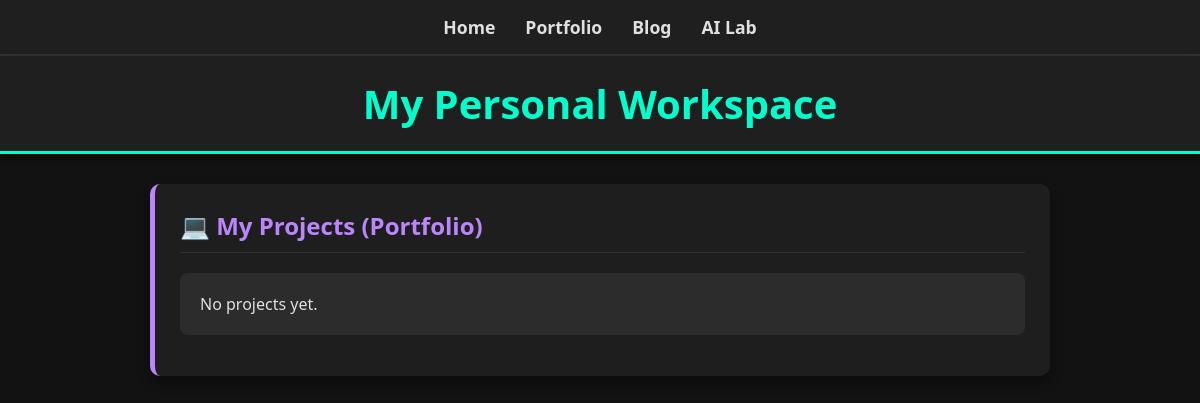
/portfolio/, run on an earlier commit of the app's database.
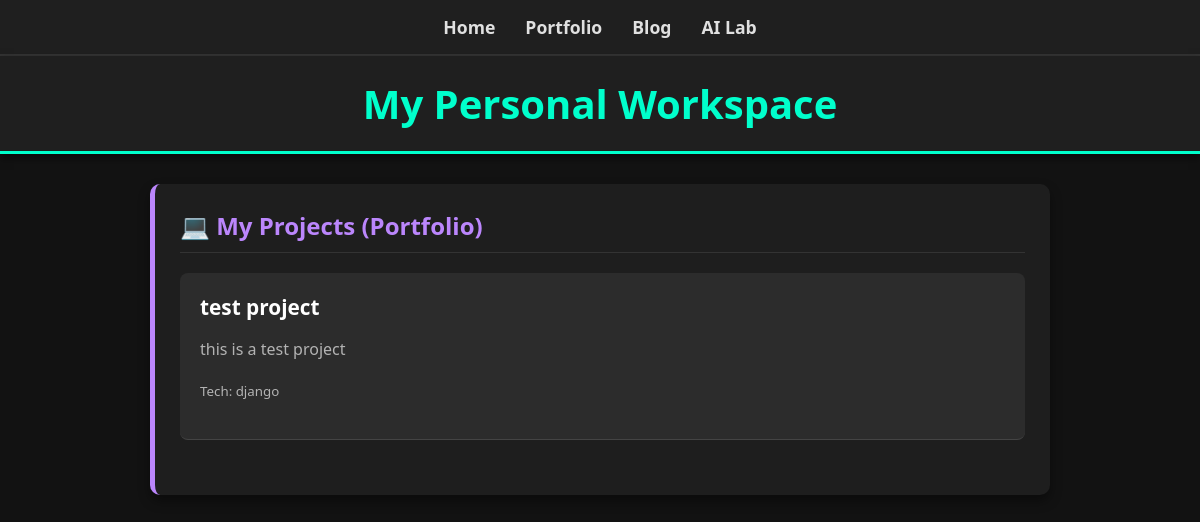
And on a later commit of the database.
### portfolio/models.py (models this page shows, shortened)
class Project(models.Model):
    title = models.CharField(max_length=200)
    description = models.TextField()
    technology = models.CharField(max_length=100)
    link = models.URLField(blank=True)
    image = models.ImageField(upload_to='portfolio_images/', blank=True, null=True)

### portfolio/views.py (the view)
# urls.py: path('portfolio/', portfolio_views.portfolio_page, name='portfolio'),
def portfolio_page(request):
    projects = Project.objects.all()
    context = {'projects':projects}
    return render(request, 'portfolio.html', context)

### templates/portfolio.html (shortened to what this page needs)
{% extends 'base.html' %}
{% block content %}
<div class="container">
    <div class="section-card">
        <h2>💻 My Projects (Portfolio)</h2>
        <ul>
            {% for project in projects %}
                <li style="margin-bottom: 30px; border-bottom: 1px solid #444; padding-bottom: 15px;">
                    <strong><a href="{% url 'project_detail' project.id %}" style="color: white; text-decoration: none;">{{ project.title }}</a></strong>
                    <p>{{ project.description }}</p>
                    <small>Tech: {{ project.technology }}</small>
                    <br><br>
                </li>
            {% empty %}
                <li>No projects yet.</li>
            {% endfor %}
        </ul>
    </div>
</div>
{% endblock %}

What changed in the data, as far as the page shows it:
added Project: title "test project", description "this is a test project", technology "django"
Also different on the page:
text no longer shown: "No projects yet."
